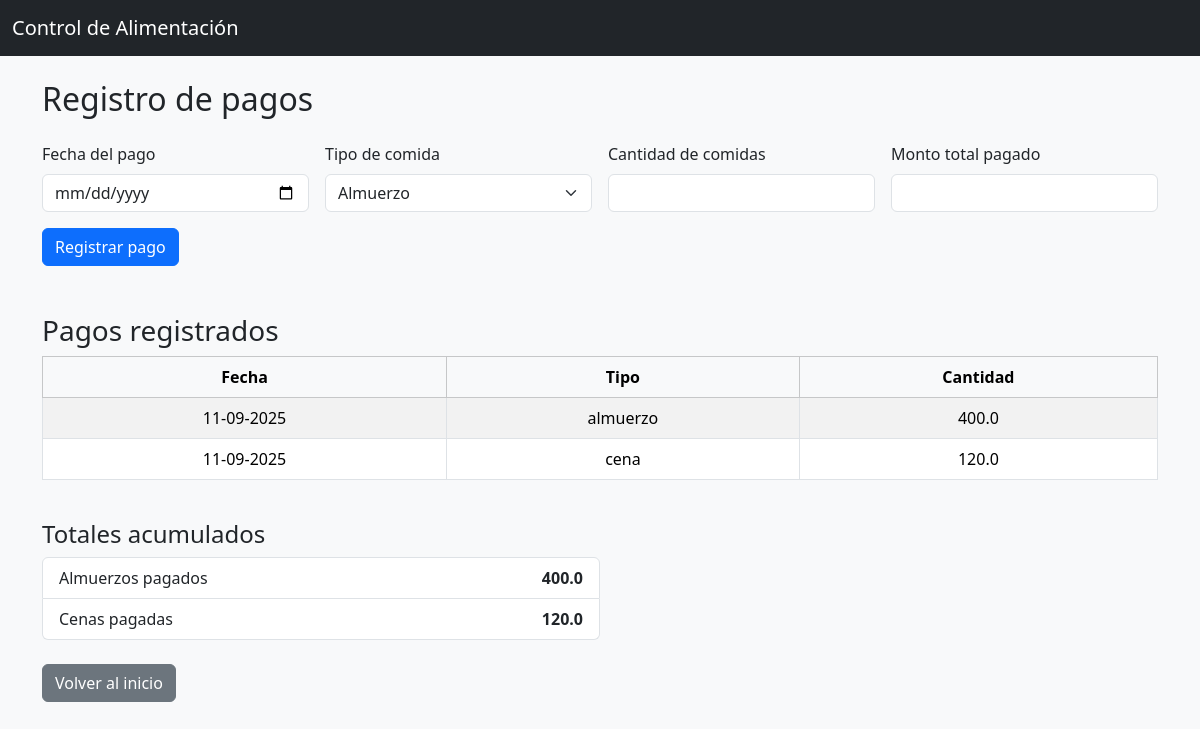
Screenshot of /pagos with the database file from the repository.
### tables this page shows
CREATE TABLE pagos (
    fecha TEXT,
    monto REAL
, tipo TEXT, cantidad INTEGER);

### app.py (the view, shortened to what this page needs)
@app.route('/pagos', methods=['GET', 'POST'])
def pagos():
    conn = sqlite3.connect("dietservice.db", check_same_thread=False)
    cursor = conn.cursor()
    cursor.execute("SELECT fecha, tipo, monto FROM pagos ORDER BY fecha DESC")
    pagos_raw = cursor.fetchall()
    pagos = [(datetime.strptime(p[0], "%Y-%m-%d").strftime("%d-%m-%Y"), p[1], p[2]) for p in pagos_raw]
    cursor.execute("SELECT tipo, SUM(monto) FROM pagos GROUP BY tipo")
    totales = dict(cursor.fetchall())
    conn.close()
    return render_template('pagos.html',
                           pagos=pagos,
                           totales=totales)

### templates/pagos.html (shortened to what this page needs)
{% extends "base.html" %}
{% block content %}
<h2 class="mb-4">Registro de pagos</h2>
<form method="POST" class="row g-3 mb-4">
    <div class="col-md-3">
        <label class="form-label">Fecha del pago</label>
        <input type="date" name="fecha" class="form-control" required>
    </div>
    <div class="col-md-3">
        <label class="form-label">Tipo de comida</label>
        <select name="tipo" class="form-select" required>
            <option value="almuerzo">Almuerzo</option>
        </select>
    </div>
    <div class="col-md-3">
        <label class="form-label">Cantidad de comidas</label>
        <input type="number" name="cantidad" class="form-control" min="1" required>
    </div>
    <div class="col-md-3">
        <label class="form-label">Monto total pagado</label>
        <input type="number" name="monto" class="form-control" step="0.01" min="0" required>
    </div>
    <div class="col-12">
        <button type="submit" class="btn btn-primary">Registrar pago</button>
    </div>
</form>
<h3 class="mt-5">Pagos registrados</h3>
<div class="table-responsive">
    <table class="table table-bordered table-striped">
        <thead class="table-light">
            <tr>
                <th>Fecha</th>
                <th>Tipo</th>
                <th>Cantidad</th>
            </tr>
        </thead>
        <tbody>
            {% for p in pagos %}
            <tr>
                <td>{{ p[0] }}</td>
                <td>{{ p[1] }}</td>
                <td>{{ p[2] }}</td>
            </tr>
            {% endfor %}
        </tbody>
    </table>
</div>
<h4 class="mt-4">Totales acumulados</h4>
<ul class="list-group w-50 mb-4">
    <li class="list-group-item d-flex justify-content-between">
        <span>Almuerzos pagados</span>
        <strong>{{ totales.get('almuerzo', 0) }}</strong>
    </li>
    <li class="list-group-item d-flex justify-content-between">
        <span>Cenas pagadas</span>
        <strong>{{ totales.get('cena', 0) }}</strong>
    </li>
</ul>
<a href="/" class="btn btn-secondary">Volver al inicio</a>
{% endblock %}

### templates/base.html (shortened to what this page needs)
<!DOCTYPE html>
<html lang="es">
<head>
    <link href="https://cdn.jsdelivr.net/npm/bootstrap@5.3.2/dist/css/bootstrap.min.css" rel="stylesheet">
    <link rel="stylesheet" href="/static/style.css">
</head>
<body class="bg-light">
    <nav class="navbar navbar-expand-lg navbar-dark bg-dark mb-4">
        <div class="container-fluid">
            <a class="navbar-brand" href="/">Control de Alimentación</a>
        </div>
    </nav>
    <div class="container">
        {% block content %}{% endblock %}
    </div>
</body>
</html>

### static/style.css (style rules this page uses)
.table th, .table td { text-align: center; }

### rows the page displays
pagos: fecha "11-09-2025", tipo "almuerzo", monto "400.0"
pagos: fecha "11-09-2025", tipo "cena", monto "120.0"

### other values shown
{{ totales.get('almuerzo', 0) }} "400.0"
{{ totales.get('cena', 0) }} "120.0"
